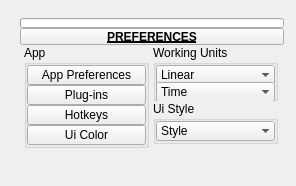
<?xml version="1.0" encoding="UTF-8"?>
<ui version="4.0">
 <class>QtUi</class>
 <widget class="QMainWindow" name="QtUi">
  <property name="enabled">
   <bool>true</bool>
  </property>
  <property name="geometry">
   <rect>
    <x>0</x>
    <y>0</y>
    <width>296</width>
    <height>186</height>
   </rect>
  </property>
  <property name="minimumSize">
   <size>
    <width>120</width>
    <height>0</height>
   </size>
  </property>
  <property name="maximumSize">
   <size>
    <width>999</width>
    <height>999</height>
   </size>
  </property>
  <property name="windowTitle">
   <string>Toolkit</string>
  </property>
  <property name="tabShape">
   <enum>QTabWidget::Triangular</enum>
  </property>
  <property name="dockNestingEnabled">
   <bool>true</bool>
  </property>
  <property name="dockOptions">
   <set>QMainWindow::AllowNestedDocks|QMainWindow::AllowTabbedDocks|QMainWindow::AnimatedDocks|QMainWindow::ForceTabbedDocks</set>
  </property>
  <widget class="QWidget" name="mainWindow">
   <widget class="QWidget" name="layoutWidget_2">
    <property name="geometry">
     <rect>
      <x>20</x>
      <y>18</y>
      <width>264</width>
      <height>156</height>
     </rect>
    </property>
    <layout class="QGridLayout" name="gridLayout">
     <property name="spacing">
      <number>0</number>
     </property>
     <item row="1" column="1" colspan="2">
      <widget class="PushButtonDraggable" name="draggable_header">
       <property name="minimumSize">
        <size>
         <width>19</width>
         <height>17</height>
        </size>
       </property>
       <property name="maximumSize">
        <size>
         <width>999</width>
         <height>17</height>
        </size>
       </property>
       <property name="font">
        <font>
         <weight>75</weight>
         <bold>true</bold>
         <underline>true</underline>
        </font>
       </property>
       <property name="text">
        <string>PREFERENCES</string>
       </property>
       <property name="checkable">
        <bool>true</bool>
       </property>
      </widget>
     </item>
     <item row="0" column="1" colspan="2">
      <widget class="ProgressBar" name="progressBar">
       <property name="sizePolicy">
        <sizepolicy hsizetype="Ignored" vsizetype="Fixed">
         <horstretch>0</horstretch>
         <verstretch>0</verstretch>
        </sizepolicy>
       </property>
       <property name="minimumSize">
        <size>
         <width>0</width>
         <height>10</height>
        </size>
       </property>
       <property name="maximumSize">
        <size>
         <width>16777215</width>
         <height>10</height>
        </size>
       </property>
       <property name="value">
        <number>0</number>
       </property>
       <property name="textVisible">
        <bool>false</bool>
       </property>
      </widget>
     </item>
     <item row="2" column="1" colspan="2">
      <layout class="QHBoxLayout" name="horizontalLayout">
       <item>
        <layout class="QVBoxLayout" name="verticalLayout">
         <property name="spacing">
          <number>0</number>
         </property>
         <item>
          <widget class="QGroupBox" name="groupBox_3">
           <property name="minimumSize">
            <size>
             <width>125</width>
             <height>0</height>
            </size>
           </property>
           <property name="maximumSize">
            <size>
             <width>125</width>
             <height>999</height>
            </size>
           </property>
           <property name="title">
            <string>App</string>
           </property>
           <layout class="QVBoxLayout" name="verticalLayout_3">
            <property name="spacing">
             <number>0</number>
            </property>
            <property name="leftMargin">
             <number>0</number>
            </property>
            <property name="topMargin">
             <number>0</number>
            </property>
            <property name="rightMargin">
             <number>0</number>
            </property>
            <property name="bottomMargin">
             <number>0</number>
            </property>
            <item>
             <widget class="QPushButton" name="b010">
              <property name="minimumSize">
               <size>
                <width>0</width>
                <height>20</height>
               </size>
              </property>
              <property name="maximumSize">
               <size>
                <width>999</width>
                <height>20</height>
               </size>
              </property>
              <property name="text">
               <string>App Preferences</string>
              </property>
             </widget>
            </item>
            <item>
             <widget class="QPushButton" name="b009">
              <property name="minimumSize">
               <size>
                <width>0</width>
                <height>20</height>
               </size>
              </property>
              <property name="maximumSize">
               <size>
                <width>999</width>
                <height>20</height>
               </size>
              </property>
              <property name="text">
               <string>Plug-ins</string>
              </property>
             </widget>
            </item>
            <item>
             <widget class="QPushButton" name="b008">
              <property name="minimumSize">
               <size>
                <width>0</width>
                <height>20</height>
               </size>
              </property>
              <property name="maximumSize">
               <size>
                <width>999</width>
                <height>20</height>
               </size>
              </property>
              <property name="toolTip">
               <string>Platonic solids</string>
              </property>
              <property name="text">
               <string>Hotkeys</string>
              </property>
             </widget>
            </item>
            <item>
             <widget class="QPushButton" name="b001">
              <property name="minimumSize">
               <size>
                <width>0</width>
                <height>20</height>
               </size>
              </property>
              <property name="maximumSize">
               <size>
                <width>999</width>
                <height>20</height>
               </size>
              </property>
              <property name="toolTip">
               <string>Open color settings editor</string>
              </property>
              <property name="text">
               <string>Ui Color</string>
              </property>
             </widget>
            </item>
           </layout>
          </widget>
         </item>
         <item>
          <spacer name="verticalSpacer_2">
           <property name="orientation">
            <enum>Qt::Vertical</enum>
           </property>
           <property name="sizeHint" stdset="0">
            <size>
             <width>20</width>
             <height>40</height>
            </size>
           </property>
          </spacer>
         </item>
        </layout>
       </item>
       <item>
        <layout class="QVBoxLayout" name="verticalLayout_2">
         <property name="spacing">
          <number>0</number>
         </property>
         <item>
          <widget class="QGroupBox" name="groupBox_5">
           <property name="minimumSize">
            <size>
             <width>125</width>
             <height>56</height>
            </size>
           </property>
           <property name="maximumSize">
            <size>
             <width>125</width>
             <height>999</height>
            </size>
           </property>
           <property name="title">
            <string>Working Units</string>
           </property>
           <layout class="QVBoxLayout" name="verticalLayout_4">
            <property name="spacing">
             <number>0</number>
            </property>
            <property name="leftMargin">
             <number>0</number>
            </property>
            <property name="topMargin">
             <number>0</number>
            </property>
            <property name="rightMargin">
             <number>0</number>
            </property>
            <property name="bottomMargin">
             <number>0</number>
            </property>
            <item>
             <widget class="ComboBox" name="cmb001">
              <property name="minimumSize">
               <size>
                <width>0</width>
                <height>20</height>
               </size>
              </property>
              <property name="maximumSize">
               <size>
                <width>999</width>
                <height>20</height>
               </size>
              </property>
              <property name="toolTip">
               <string>Set working units: Linear</string>
              </property>
              <property name="maxCount">
               <number>999</number>
              </property>
              <property name="sizeAdjustPolicy">
               <enum>QComboBox::AdjustToContents</enum>
              </property>
              <property name="frame">
               <bool>false</bool>
              </property>
              <item>
               <property name="text">
                <string>Linear</string>
               </property>
              </item>
             </widget>
            </item>
            <item>
             <widget class="ComboBox" name="cmb002">
              <property name="minimumSize">
               <size>
                <width>0</width>
                <height>20</height>
               </size>
              </property>
              <property name="maximumSize">
               <size>
                <width>999</width>
                <height>20</height>
               </size>
              </property>
              <property name="toolTip">
               <string>Set working units: Time</string>
              </property>
              <property name="maxCount">
               <number>999</number>
              </property>
              <property name="sizeAdjustPolicy">
               <enum>QComboBox::AdjustToContents</enum>
              </property>
              <property name="frame">
               <bool>false</bool>
              </property>
              <item>
               <property name="text">
                <string>Time</string>
               </property>
              </item>
             </widget>
            </item>
           </layout>
          </widget>
         </item>
         <item>
          <widget class="QGroupBox" name="groupBox">
           <property name="minimumSize">
            <size>
             <width>125</width>
             <height>0</height>
            </size>
           </property>
           <property name="maximumSize">
            <size>
             <width>125</width>
             <height>999</height>
            </size>
           </property>
           <property name="title">
            <string>Ui Style</string>
           </property>
           <layout class="QVBoxLayout" name="verticalLayout_5">
            <property name="spacing">
             <number>0</number>
            </property>
            <property name="leftMargin">
             <number>0</number>
            </property>
            <property name="topMargin">
             <number>0</number>
            </property>
            <property name="rightMargin">
             <number>0</number>
            </property>
            <property name="bottomMargin">
             <number>0</number>
            </property>
            <item>
             <widget class="ComboBox" name="cmb003">
              <property name="minimumSize">
               <size>
                <width>0</width>
                <height>20</height>
               </size>
              </property>
              <property name="maximumSize">
               <size>
                <width>999</width>
                <height>20</height>
               </size>
              </property>
              <property name="toolTip">
               <string>Select shorcut menu set type.</string>
              </property>
              <property name="maxVisibleItems">
               <number>50</number>
              </property>
              <property name="sizeAdjustPolicy">
               <enum>QComboBox::AdjustToContentsOnFirstShow</enum>
              </property>
              <property name="frame">
               <bool>false</bool>
              </property>
              <item>
               <property name="text">
                <string>Style</string>
               </property>
              </item>
             </widget>
            </item>
           </layout>
          </widget>
         </item>
         <item>
          <spacer name="verticalSpacer">
           <property name="orientation">
            <enum>Qt::Vertical</enum>
           </property>
           <property name="sizeHint" stdset="0">
            <size>
             <width>20</width>
             <height>40</height>
            </size>
           </property>
          </spacer>
         </item>
        </layout>
       </item>
      </layout>
     </item>
    </layout>
   </widget>
  </widget>
 </widget>
 <customwidgets>
  <customwidget>
   <class>PushButtonDraggable</class>
   <extends>QPushButton</extends>
   <header>widgets.pushbuttondraggable.h</header>
  </customwidget>
  <customwidget>
   <class>ProgressBar</class>
   <extends>QProgressBar</extends>
   <header>widgets.progressbar.h</header>
  </customwidget>
  <customwidget>
   <class>ComboBox</class>
   <extends>QComboBox</extends>
   <header>widgets.combobox.h</header>
  </customwidget>
 </customwidgets>
 <resources/>
 <connections/>
 <designerdata>
  <property name="gridDeltaX">
   <number>5</number>
  </property>
  <property name="gridDeltaY">
   <number>5</number>
  </property>
  <property name="gridSnapX">
   <bool>true</bool>
  </property>
  <property name="gridSnapY">
   <bool>true</bool>
  </property>
  <property name="gridVisible">
   <bool>true</bool>
  </property>
 </designerdata>
</ui>
